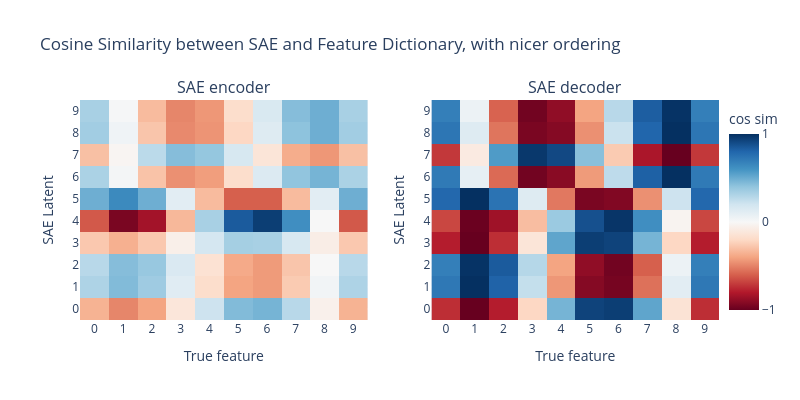

Notebook source saved alongside this figure:
### Markdown cell above
Hooray, that's exactly what we see! Our SAE has perfectly learned the features from our feature dictionary! However, the SAE latents are in a different order from the order in the feature dictionary, which makes it harder to visually understand. The order that the SAE learns features is random, so we can reorder the SAE latents to make the plot easier to understand.

The `plot_sae_feature_similarity` function has a parameter called `reorder_features` that you can set to `True` to make the feature ordering nicer.

### Code cell
plot_sae_feature_similarity(
    sae=sae,
    feature_dict=feature_dict,
    title="Cosine Similarity between SAE and Feature Dictionary, with nicer ordering",
    reorder_features=True,
)

### Figure 1 — Plotly figure (JSON) as saved in the notebook; plotly's stock layout.template omitted (floating-point values rounded to 4 significant figures)
{"data": [{"colorscale": [[0.0, "rgb(103,0,31)"], [0.1, "rgb(178,24,43)"], [0.2, "rgb(214,96,77)"], [0.3, "rgb(244,165,130)"], [0.4, "rgb(253,219,199)"], [0.5, "rgb(247,247,247)"], [0.6, "rgb(209,229,240)"], [0.7, "rgb(146,197,222)"], [0.8, "rgb(67,147,195)"], [0.9, "rgb(33,102,172)"], [1.0, "rgb(5,48,97)"]], "hovertemplate": "True feature: %{x}<br>SAE Latent: %{y}<br>Cosine Similarity: %{z:.3f}<extra></extra>", "showscale": false, "type": "heatmap", "xaxis": "x", "yaxis": "y", "z": [[-0.35, -0.49, -0.4, -0.12, 0.21, 0.44, 0.47, 0.28, -0.05, -0.35], [0.31, 0.44, 0.36, 0.12, -0.18, -0.4, -0.43, -0.26, 0.03, 0.31], [0.28, 0.43, 0.38, 0.15, -0.15, -0.38, -0.43, -0.28, 0.0, 0.28], [-0.27, -0.36, -0.27, -0.06, 0.18, 0.34, 0.33, 0.17, -0.07, -0.27], [-0.62, -0.95, -0.84, -0.33, 0.33, 0.84, 0.95, 0.62, 0.0, -0.62], [0.49, 0.64, 0.49, 0.11, -0.32, -0.6, -0.6, -0.32, 0.11, 0.49], [0.32, 0.02, -0.29, -0.46, -0.42, -0.18, 0.14, 0.4, 0.47, 0.32], [-0.3, -0.02, 0.27, 0.43, 0.39, 0.17, -0.13, -0.37, -0.44, -0.3], [0.35, 0.04, -0.28, -0.48, -0.45, -0.21, 0.13, 0.41, 0.49, 0.35], [0.33, 0.01, -0.32, -0.49, -0.44, -0.18, 0.16, 0.43, 0.49, 0.33]], "zmax": 1, "zmin": -1}, {"colorbar": {"dtick": 1, "tickvals": [-1, 0, 1], "title": {"text": "cos sim"}, "x": 1.0}, "colorscale": [[0.0, "rgb(103,0,31)"], [0.1, "rgb(178,24,43)"], [0.2, "rgb(214,96,77)"], [0.3, "rgb(244,165,130)"], [0.4, "rgb(253,219,199)"], [0.5, "rgb(247,247,247)"], [0.6, "rgb(209,229,240)"], [0.7, "rgb(146,197,222)"], [0.8, "rgb(67,147,195)"], [0.9, "rgb(33,102,172)"], [1.0, "rgb(5,48,97)"]], "hovertemplate": "True feature: %{x}<br>SAE Latent: %{y}<br>Cosine Similarity: %{z:.3f}<extra></extra>", "type": "heatmap", "xaxis": "x2", "yaxis": "y2", "z": [[-0.74, -1.0, -0.79, -0.21, 0.47, 0.93, 0.95, 0.53, -0.14, -0.74], [0.72, 1.0, 0.81, 0.24, -0.44, -0.92, -0.96, -0.55, 0.11, 0.72], [0.69, 0.99, 0.84, 0.29, -0.4, -0.89, -0.97, -0.6, 0.06, 0.69], [-0.79, -1.0, -0.74, -0.13, 0.53, 0.95, 0.93, 0.47, -0.21, -0.79], [-0.67, -0.99, -0.85, -0.31, 0.37, 0.88, 0.98, 0.62, -0.03, -0.67], [0.79, 1.0, 0.74, 0.13, -0.53, -0.95, -0.93, -0.46, 0.21, 0.79], [0.71, 0.09, -0.57, -0.97, -0.91, -0.43, 0.26, 0.82, 1.0, 0.71], [-0.71, -0.09, 0.57, 0.97, 0.91, 0.42, -0.26, -0.82, -1.0, -0.71], [0.73, 0.13, -0.54, -0.95, -0.92, -0.46, 0.22, 0.8, 1.0, 0.73], [0.69, 0.06, -0.59, -0.97, -0.89, -0.4, 0.28, 0.83, 0.99, 0.69]], "zmax": 1, "zmin": -1}], "layout": {"annotations": [{"font": {"size": 16}, "showarrow": false, "text": "SAE encoder", "x": 0.225, "xanchor": "center", "xref": "paper", "y": 1.0, "yanchor": "bottom", "yref": "paper"}, {"font": {"size": 16}, "showarrow": false, "text": "SAE decoder", "x": 0.775, "xanchor": "center", "xref": "paper", "y": 1.0, "yanchor": "bottom", "yref": "paper"}], "height": 400, "title": {"text": "Cosine Similarity between SAE and Feature Dictionary, with nicer ordering"}, "width": 800, "xaxis": {"anchor": "y", "domain": [0.0, 0.45], "dtick": 1, "title": {"text": "True feature"}}, "xaxis2": {"anchor": "y2", "domain": [0.55, 1.0], "dtick": 1, "title": {"text": "True feature"}}, "yaxis": {"anchor": "x", "domain": [0.0, 1.0], "dtick": 1, "title": {"text": "SAE Latent"}}, "yaxis2": {"anchor": "x2", "domain": [0.0, 1.0], "dtick": 1, "title": {"text": "SAE Latent"}}}}
